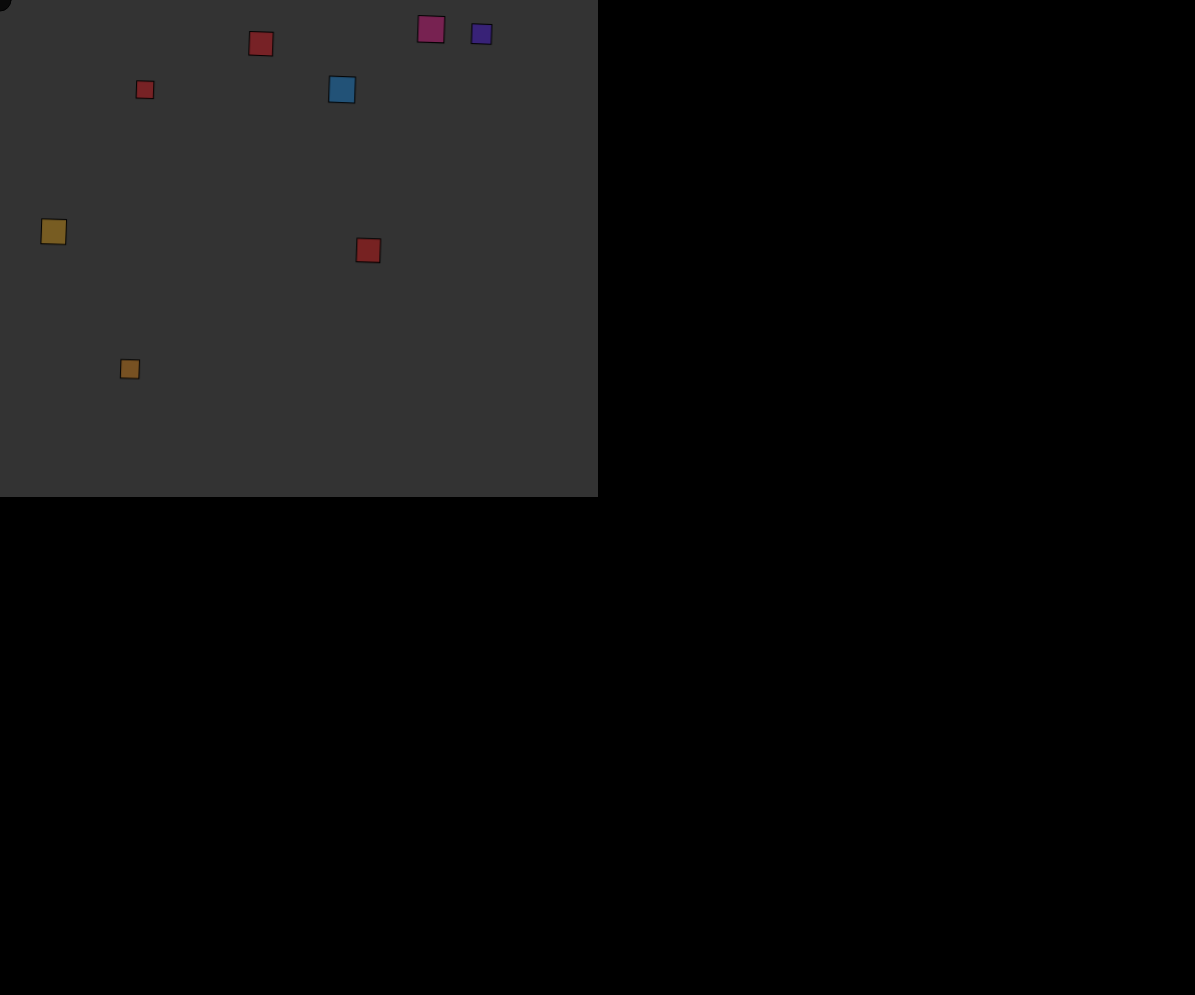
Frame 1 (no input)
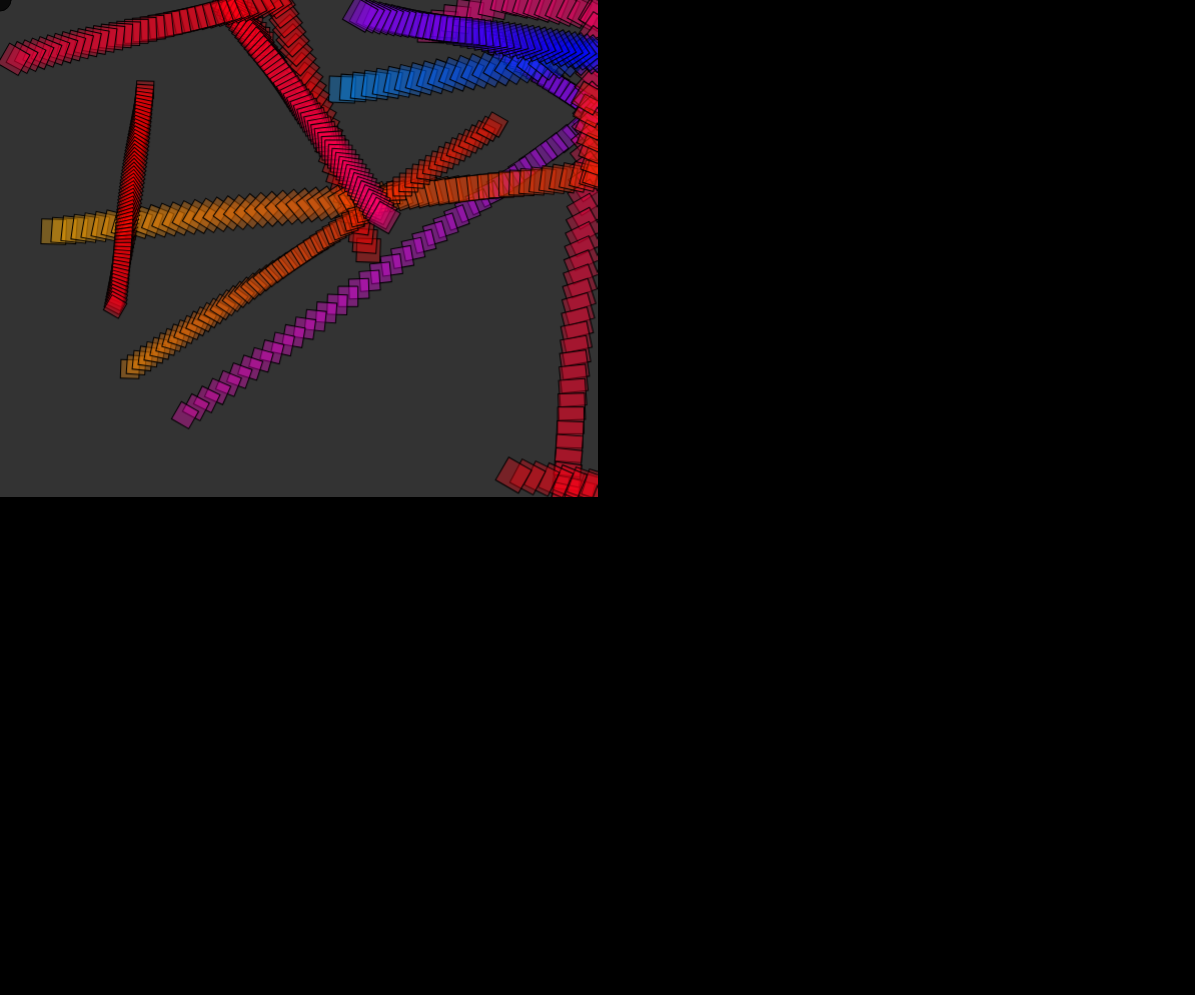
Frame 60 (no input)
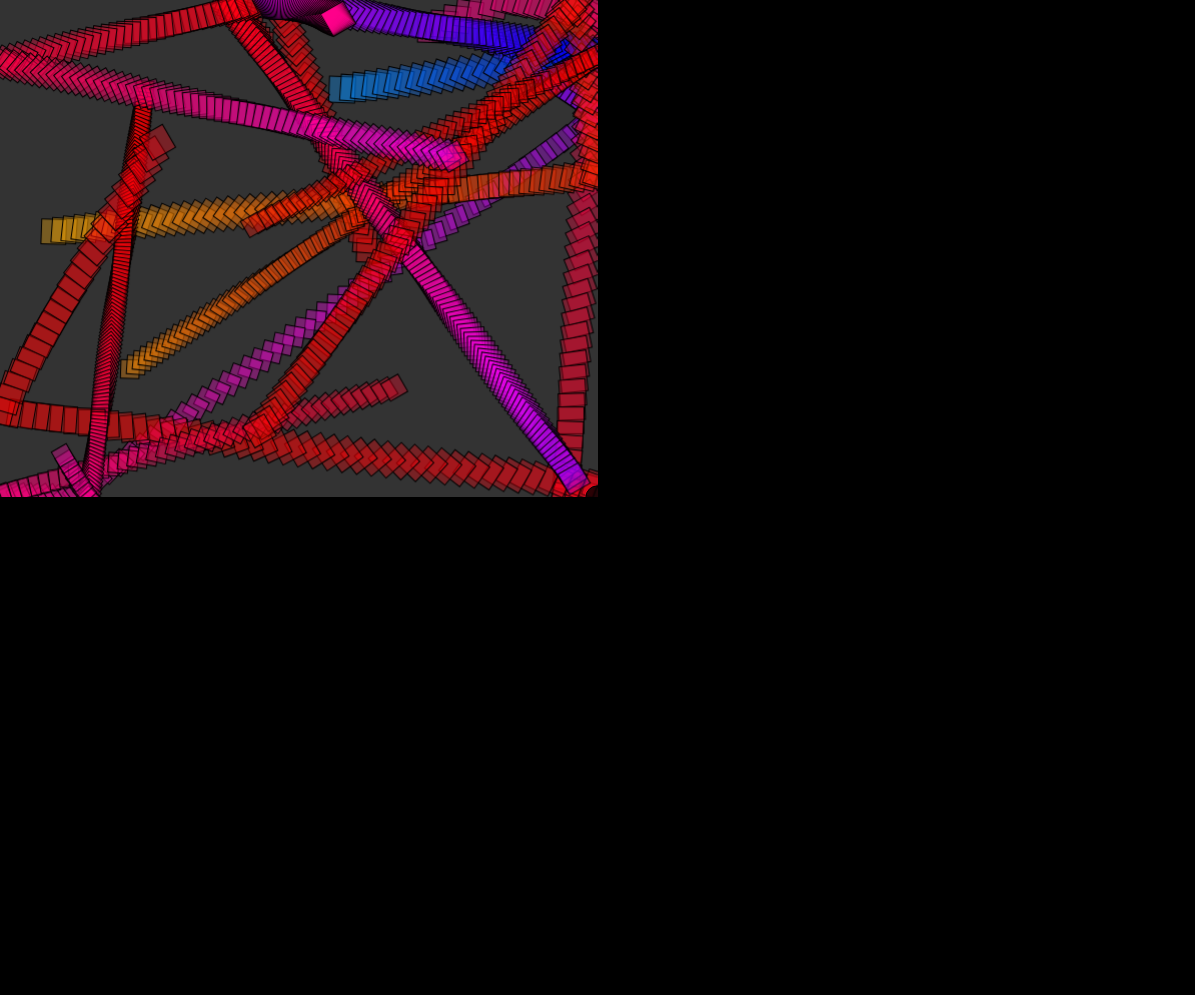
Frame 120 (the mouse pressed at the canvas centre since frame 60)

The p5.js sketch that drew these frames (run headless with seeded random() and noise() and a simulated clock; from frame 60 on, the mouse is pressed at the canvas centre):

// p5.js sketch
// ── sketch.js
// jshint esversion: 6
/* eslint-disable no-undef */


var offscreenBuffer;
var hypnotizers = [];

const rotationPerFrame = (2 * Math.PI) / (60 * 3); //(full circle) / (frame rate * time)


const canvasSize = () => [windowWidth - 5, windowHeight - 5];

function setup() {
  let [xSize, ySize] = canvasSize(); // destructured assignment https://hacks.mozilla.org/2015/05/es6-in-depth-destructuring/
  createCanvas(xSize, ySize);
  offscreenBuffer = createGraphics(xSize / 2, ySize / 2); // https://p5js.org/reference/#/p5/createGraphics

  // modes are set directly on the 'renderer' object/'drawing surface'
  offscreenBuffer.background(51);
  offscreenBuffer.stroke(0);
  offscreenBuffer.colorMode(HSL, 1, 1, 1, 1); // I prefer the maths of this color mode
  offscreenBuffer.rectMode(CENTER);

  ellipseMode(RADIUS); // the main canvas is still separate

  noCursor();

  // just something to fill the canvas for demonstration
  let totalSpinners = ~~random(10) + 1; // double bitwise NOT is faster than floor()
  for (let i = 0; i < totalSpinners; i++) {
    hypnotizers.push(
      new HypnoSquare(
        random(offscreenBuffer.width),
        random(offscreenBuffer.height),
        random(13, 29)));
  }
}

function draw() {
  background(0);

  // arrays are iterators https://hacks.mozilla.org/2015/04/es6-in-depth-iterators-and-the-for-of-loop/
  for (let hypnotizer of hypnotizers) {
    hypnotizer.move();
    hypnotizer.show();
  }

  image(offscreenBuffer, 0, 0); // treat the drawing buffer like an image

  fill(0, 204);
  stroke(1);
  ellipse(mouseX, mouseY, 11); // our cursor is independent of our picture
}

class HypnoSquare {
  constructor(sx, sy, size) {
    this.position = createVector(sx, sy);
    this.size = size;
    this.topSpeed = size * 0.55;
    this.velocity = createVector(random(-this.topSpeed, this.topSpeed),
      random(-this.topSpeed, this.topSpeed));
  }

  // all drawing is done with methods of our 'drawing surface'
  show() {
    offscreenBuffer.fill(
      sq(sin(frameCount * rotationPerFrame * 0.1 + this.size)),
      1,
      0.5,
      0.333);

    offscreenBuffer.push();
    offscreenBuffer.translate(
      this.position.x,
      this.position.y);
    offscreenBuffer.rotate(rotationPerFrame * frameCount);
    offscreenBuffer.rect(0, 0, this.size, this.size);
    offscreenBuffer.pop();
  }

  // JFM
  move() {
    this.position.add(this.velocity);

    if (this.position.x < 0 || offscreenBuffer.width < this.position.x) {
      this.velocity = createVector(
        this.velocity.x / abs(this.velocity.x) * -random(this.topSpeed),
        random(-this.topSpeed, this.topSpeed));
      this.position.x = constrain(this.position.x, 0, offscreenBuffer.width);
    }
    if (this.position.y < 0 || offscreenBuffer.height < this.position.y) {
      this.velocity = createVector(
        random(-this.topSpeed, this.topSpeed),
        this.velocity.y / abs(this.velocity.y) * -random(this.topSpeed));
      this.position.y = constrain(this.position.y, 0, offscreenBuffer.height);
    }
  }

}

function windowResized() {
  resizeCanvas(...canvasSize());
}
